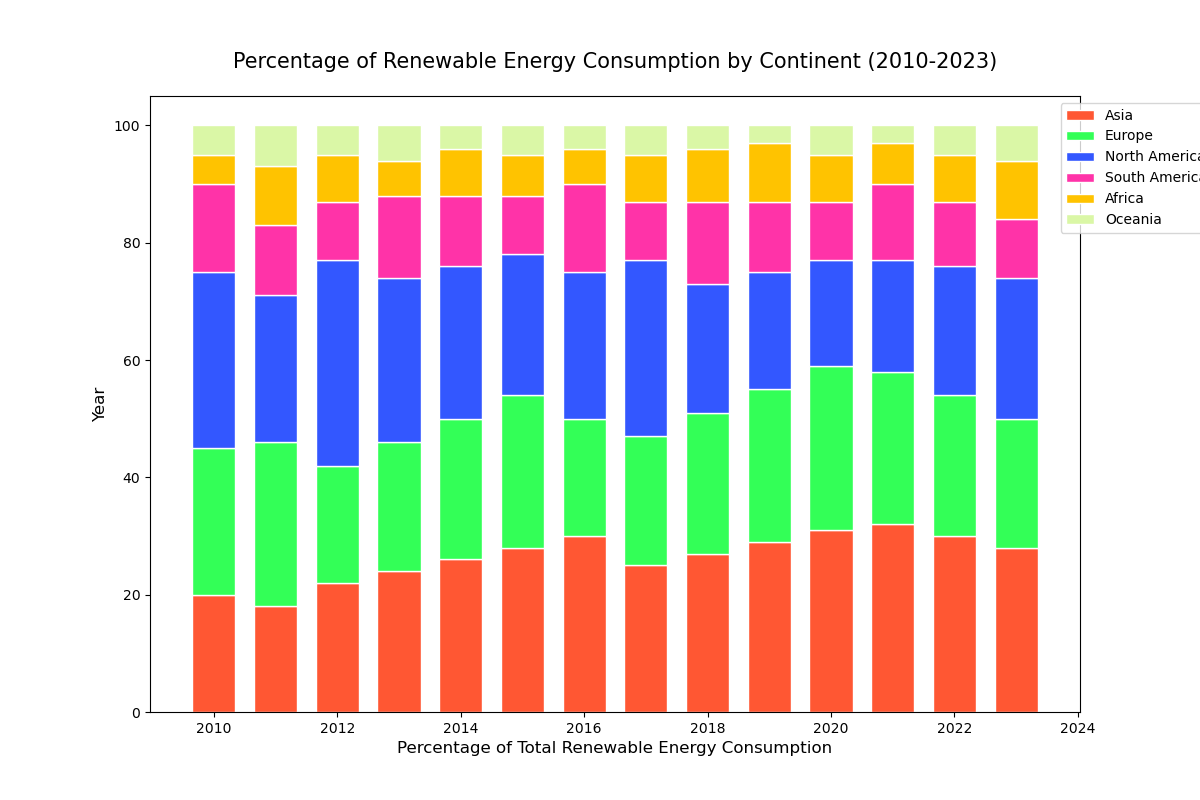

The Python source for this figure:

import matplotlib.pyplot as plt
import numpy as np

# Data
years = np.arange(2010, 2024)
asia = [20, 18, 22, 24, 26, 28, 30, 25, 27, 29, 31, 32, 30, 28]
europe = [25, 28, 20, 22, 24, 26, 20, 22, 24, 26, 28, 26, 24, 22]
north_america = [30, 25, 35, 28, 26, 24, 25, 30, 22, 20, 18, 19, 22, 24]
south_america = [15, 12, 10, 14, 12, 10, 15, 10, 14, 12, 10, 13, 11, 10]
africa = [5, 10, 8, 6, 8, 7, 6, 8, 9, 10, 8, 7, 8, 10]
oceania = [5, 7, 5, 6, 4, 5, 4, 5, 4, 3, 5, 3, 5, 6]

# Colors
colors = ['#FF5733', '#33FF57', '#3357FF', '#FF33A8', '#FFC300', '#DAF7A6']

# Plot
fig, ax = plt.subplots(figsize=(12, 8))

ax.bar(years, asia, color=colors[0], edgecolor='white', width=0.7)
ax.bar(years, europe, bottom=np.array(asia), color=colors[1], edgecolor='white', width=0.7)
ax.bar(years, north_america, bottom=np.array(asia)+np.array(europe), color=colors[2], edgecolor='white', width=0.7)
ax.bar(years, south_america, bottom=np.array(asia)+np.array(europe)+np.array(north_america), color=colors[3], edgecolor='white', width=0.7)
ax.bar(years, africa, bottom=np.array(asia)+np.array(europe)+np.array(north_america)+np.array(south_america), color=colors[4], edgecolor='white', width=0.7)
ax.bar(years, oceania, bottom=np.array(asia)+np.array(europe)+np.array(north_america)+np.array(south_america)+np.array(africa), color=colors[5], edgecolor='white', width=0.7)

# Title and labels
ax.set_title('Percentage of Renewable Energy Consumption by Continent (2010-2023)', fontsize=15, pad=20)
ax.set_ylabel('Year', fontsize=12)
ax.set_xlabel('Percentage of Total Renewable Energy Consumption', fontsize=12)

# Legend
ax.legend(['Asia', 'Europe', 'North America', 'South America', 'Africa', 'Oceania'], loc='upper right', bbox_to_anchor=(1.15, 1))

plt.show()
